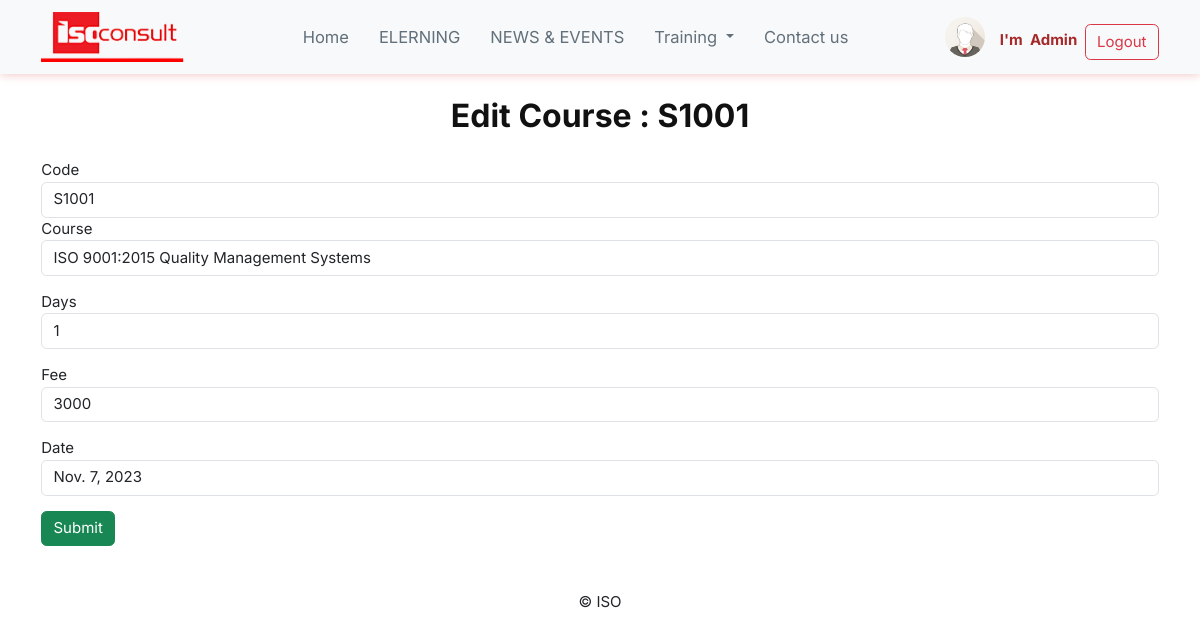
Screenshot of /onsite/edit/11 (signed in) with the database file from the repository.
### onsite/models.py (models this page shows, shortened)
class Course(models.Model):
    course_code = models.CharField(max_length=10)
    course_name = models.CharField(max_length=255)
    course_days = models.CharField(max_length=10)
    course_fee = models.CharField(max_length=50)
    course_date = models.DateField(blank=True, null=True)

### onsite/views.py (the view)
# urls.py: path('edit/<course_id>',views.EditForm),
def EditForm(request,course_id):
    course = Course.objects.get(id = course_id)
    if request.method == "POST":
        course.course_code = request.POST["course_code"]
        course.course_name = request.POST["course_name"]
        course.course_days = request.POST["course_days"]
        course.course_fee = request.POST["course_fee"]
        course.course_date = request.POST["course_date"]
        course.save()
        return redirect("training-page")
    else:
        course = Course.objects.get(id = course_id)
        return render(request,"editCourse.html",{"course":course})

### onsite/templates/editCourse.html (shortened to what this page needs)
{% extends "base.html" %}
{% block content %}
<div class="container mt-4 mb-5">
    <h1 class="text-center">Edit Course : {{course.course_code}} </h1>
    <form method="post" action="">
        <div class="form-group">
            <label for="course_code">Code</label>
            <input type="text" name="course_code" value="{{course.course_code}}" class="form-control">
        </div>
        <div class="form-group mb-3">
            <label for="course_name">Course</label>
            <input type="text" name="course_name" value="{{course.course_name}}" class="form-control">
        </div>
        <div class="form-group mb-3">
            <label for="course_days">Days</label>
            <input type="text" name="course_days" value="{{course.course_days}}" class="form-control">
        </div>
        <div class="form-group mb-3">
            <label for="Fee">Fee</label>
            <input type="text" name="course_fee" value="{{course.course_fee}}" class="form-control">
        </div>
        <div class="form-group mb-3">
            <label for="Date">Date</label>
            <input type="text" name="course_date" value="{{course.course_date}}" class="form-control">
        </div>
        <input type="submit" value="Submit" class="btn btn-success">
    </form>
</div>
{% endblock %}

### app_iso/templates/base.html (shortened to what this page needs)
{%load static%}
<!doctype html>
<html lang="en">
<head>
  <link href="https://cdn.jsdelivr.net/npm/bootstrap@5.3.0-alpha1/dist/css/bootstrap.min.css" rel="stylesheet"
>
  <link rel="stylesheet" href="{% static 'style.css' %}">
  <link rel="stylesheet" href="https://cdnjs.cloudflare.com/ajax/libs/font-awesome/4.7.0/css/font-awesome.min.css">
  <link rel="stylesheet" href="https://cdnjs.cloudflare.com/ajax/libs/animate.css/4.1.1/animate.min.css" />
  <link href="https://cdn.jsdelivr.net/npm/froala-editor@3.1.0/css/froala_editor.min.css" rel="stylesheet"
    type="text/css" />
</head>
<body>
  <nav class="navbar navbar-expand-lg bg-body-tertiary">
    <div class="container">
      <a class="navbar-brand" href="{% url 'home-page' %}"><img width="150px"
          src="{% static '/images/isologo.png'%}"></a>
      <div class="collapse navbar-collapse justify-content-between" id="navbarSupportedContent">
        <ul class="navbar-nav ms-auto mb-2 mb-lg-0">
          <li class="nav-item">
            <a class="nav-link" aria-current="page" href="{% url 'home-page' %}">Home</a>
          </li>
          <li class="nav-item">
            <a class="nav-link" href="{% url 'elerning-page' %}">ELERNING</a>
          </li>
          <li class="nav-item">
            <a class="nav-link" href="{% url 'news-page' %}">NEWS & EVENTS</a>
          </li>
          <li class="nav-item dropdown">
            <a class="nav-link dropdown-toggle" href="{% url 'training-page' %}" role="button"
              data-bs-toggle="dropdown">
              Training
            </a>
          </li>
          <li class="nav-item">
            <a class="nav-link" href="{% url 'contact' %}">Contact us</a>
          </li>
        </ul>
        {% if user.is_authenticated %}
        <a class="navbar-brand ms-auto" href="#profile"><img src="{% static '/images/logo_profile.png'%}"
            alt="Avatar Logo" style="width:40px;" class="rounded-pill"></a>
        <font color="brown" class="mt-2"><b>{{user.first_name}}&nbsp&nbsp{{user.last_name}}</b></font>
        <ul class="navbar-nav ms-2 " style="margin-top: 10px;">
          <a href="{% url 'logout' %}"><button class="btn btn-outline-danger">Logout</button></a>
        </ul>
        {%else %}
        <ul class="navbar-nav ms-auto">
          <li><a href="{% url 'login' %}"><button class="btn btn-outline-success ms-3 mb-1">Login</button></a></li>
          <li><a href="{% url 'register-page' %}">
              <button class="btn btn-outline-primary ms-3 mt-auto">Register</button></a></li>
        </ul>
        {% endif %}
      </div>
    </div>
  </nav>
  {% block content %}
  {% endblock %}
  <footer class="container mt-4">
    <div class="text-center">
      <p>&copy; ISO</p>
    </div>
  </footer>
</body>
</html>

### static/style.css (style rules this page uses)
* { font-family: "Inter", sans-serif; box-sizing: border-box; }
html, body { scroll-behavior: smooth; font-size: 15px; line-height: 1.5; margin: 0; overflow-x: hidden; top: 0; left: 0; }
a { text-decoration: none ; }
.navbar-expand-lg { box-shadow:rgb(240, 188, 188) 0px 0px 10px 0px; }
.nav-link { color: rgba(34, 54, 69,.7); }
.navbar-expand-lg .navbar-nav .nav-link { padding: 1rem 1rem; font-size: 1.1rem; position: relative; }
h1,h4 { font-weight: 700; line-height: 1.4; color: #111111; }
h1 { font-size: 32px; line-height: 40px; margin-bottom: 23px }
a { color: #111111; }

### rows the page displays
Course: course_code "S1001", course_name "ISO 9001:2015 Quality Management Systems", course_days "1", course_fee "3000", course_date "Nov. 7, 2023"

### other values shown
{{ user.first_name }} "I'm"
{{ user.last_name }} "Admin"
